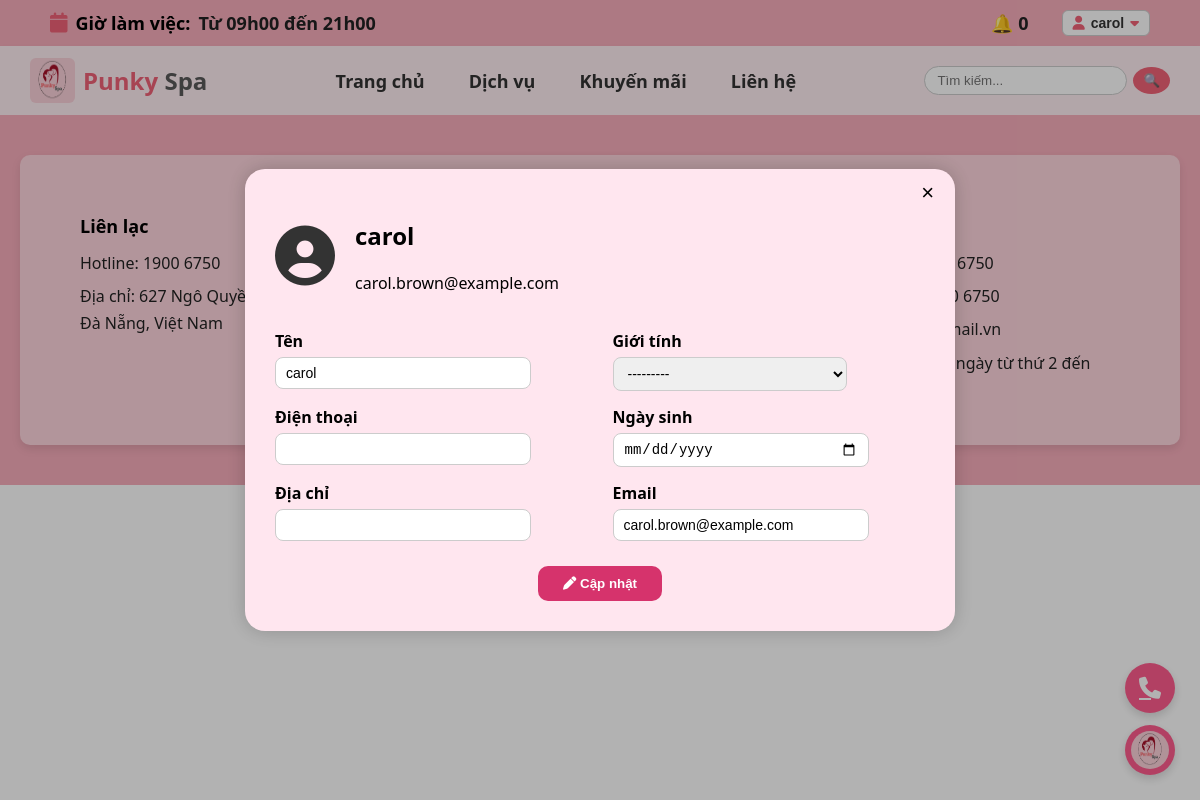
Screenshot of /thongtintaikhoan/ (signed in) with the database file from the repository.
### TK/models.py (models this page shows, shortened)
class KhachHang(models.Model):
    user = models.OneToOneField(User, on_delete=models.CASCADE, null=True, blank=True)
    ho_ten = models.CharField(max_length=100, blank=True)
    so_dien_thoai = models.CharField(max_length=15)
    dia_chi = models.CharField(max_length=255)
    gioi_tinh = models.CharField(max_length=1, choices=[('M', 'Nam'), ('F', 'Nữ')])
    ngay_sinh = models.DateField(null=True, blank=True)
    email = models.EmailField(max_length=255, blank=True)
    ngay_tham_gia = models.DateField(auto_now_add=True)

### TK/views.py (the view)
# urls.py: path('thongtintaikhoan/', views.thongtintaikhoan, name='thongtintaikhoan'),
@login_required
def thongtintaikhoan(request):
    khach, created = KhachHang.objects.get_or_create(user=request.user)
    if not khach.ho_ten:
        khach.ho_ten = request.user.username
        khach.save()
    if not khach.email:
        khach.email = request.user.email
        khach.save()
    if request.method == 'POST':
        form = KhachHangForm(request.POST, instance=khach)
        if form.is_valid():
            kh = form.save(commit=False)
            request.user.email = kh.email
            request.user.save()
            kh.save()
            messages.success(request, "Thông tin đã được cập nhật thành công!")
            return redirect('thongtintaikhoan')
    else:
        form = KhachHangForm(instance=khach)
    return render(request, 'TK/thongtintaikhoan.html', {
        'form': form,
        'user': request.user,
    })

### TK/forms.py
class KhachHangForm(forms.ModelForm):
    class Meta:
        model = KhachHang
        fields = ['ho_ten', 'gioi_tinh', 'so_dien_thoai', 'ngay_sinh', 'dia_chi', 'email']
        widgets = {
            'ngay_sinh': forms.DateInput(attrs={'type': 'date'}),
        }

### TB/context_processors.py (called while the page is built)
def thong_bao_moi(request):
    if request.user.is_authenticated:
        thong_baos = ThongBao.objects.filter(
            nguoi_nhan=request.user
        ).order_by('-ngay_tao')[:5]
        so_thong_bao_chua_doc = ThongBao.objects.filter(
            nguoi_nhan=request.user, da_doc=False
        ).count()
        return {
            'thong_baos_moi': thong_baos,
            'so_thong_bao_chua_doc': so_thong_bao_chua_doc
        }
    return {}

### TK/templates/TK/thongtintaikhoan.html (shortened to what this page needs)
{% extends 'trangchu/index.html' %}
{% load static %}
{% block content %}
<div class="profile-overlay">
  <div class="profile-box">
    <button class="close-btn" onclick="window.location.href='/'">&times;</button>
    <div class="profile-header">
      <div class="avatar"><i class="fa fa-user-circle"></i></div>
      <div>
        <h2>{{ user.username }}</h2>
        <p>{{ user.email }}</p>
      </div>
    </div>
    <form method="POST" action="">
      <div class="profile-content">
        <div class="row">
          <div class="col">
            <label>Tên</label>
            {{ form.ho_ten }}
          </div>
          <div class="col">
            <label>Giới tính</label>
            {{ form.gioi_tinh }}
          </div>
        </div>
        <div class="row">
          <div class="col">
            <label>Điện thoại</label>
            {{ form.so_dien_thoai }}
          </div>
          <div class="col">
            <label>Ngày sinh</label>
            {{ form.ngay_sinh }}
          </div>
        </div>
        <div class="row">
          <div class="col">
            <label>Địa chỉ</label>
            {{ form.dia_chi }}
          </div>
          <div class="col">
            <label>Email</label>
             {{ form.email }}
          </div>
        </div>
        <div class="update-container">
          <button type="submit" class="update-btn">
            <i class="fa fa-pen"></i> Cập nhật
          </button>
        </div>
      </div>
    </form>
  </div>
</div>
<link rel="stylesheet" href="{% static 'TK/profile.css' %}">
{% endblock %}

### templates/base.html (shortened to what this page needs)
<!DOCTYPE html>
{% load static %}
<html lang="vi">
<head>
  <link rel="stylesheet" href="{% static 'trangchu/style.css' %}">
  <link rel="stylesheet" href="https://cdnjs.cloudflare.com/ajax/libs/font-awesome/6.5.0/css/all.min.css">
</head>
<body>
  <div class="paw-fall"></div>
  <div class="topbar">
    <div class="topbar-left">
      <i class="fa fa-calendar"></i>
      <strong>Giờ làm việc:</strong> Từ 09h00 đến 21h00
    </div>
    <div class="right">
      {% if user.is_authenticated %}
        <div class="notify-box">
          <span class="notify-icon">🔔</span>
          <span class="badge">{{ so_thong_bao_chua_doc }}</span>
        </div>
        <div class="user-menu">
          <button class="user-btn">
            <i class="fa fa-user"></i> {{ user.username }}
            <i class="fa fa-caret-down"></i>
          </button>
        </div>
      {% endif %}
    </div>
  </div>
  <header class="navbar">
    <div class="logo">
      <img src="{% static 'trangchu/logo.png' %}" alt="Logo Punky Spa">
      <h1><span class="pink">Punky</span> Spa</h1>
    </div>
    <nav>
      <a href="{% url 'home' %}" class="{% if request.resolver_match.url_name == 'home' %}active{% endif %}">Trang chủ</a>
      <a href="{% url 'danh_sach_dich_vu' %}" class="{% if request.resolver_match.url_name == 'danh_sach_dich_vu' %}active{% endif %}">Dịch vụ</a>
      <a href="{% url 'TB:danh_sach_khuyen_mai' %}" class="{% if request.resolver_match.url_name == 'danh_sach_khuyen_mai' %}active{% endif %}">Khuyến mãi</a>
      <a href="{% url 'lien_he' %}" class="{% if request.resolver_match.url_name == 'lien_he' %}active{% endif %}">Liên hệ</a>
    </nav>
    <form class="search" method="get" action="{% url 'danh_sach_dich_vu' %}">
      <input type="text" name="q" placeholder="Tìm kiếm..." value="{{ request.GET.q }}">
      <button type="submit">🔍</button>
    </form>
  </header>
  {% block content %}{% endblock %}
  <footer class="footer">
    <div class="footer-container">
      <div class="footer-column">
        <h4>Liên lạc</h4>
        <p>Hotline: 1900 6750</p>
        <p>Địa chỉ: 627 Ngô Quyền, An Hải Bắc,<br>Đà Nẵng, Việt Nam</p>
      </div>
      <div class="footer-column">
        <h4>Chính sách</h4>
        <p>Chính sách bảo mật</p>
        <p>Quy định sử dụng</p>
      </div>
      <div class="footer-column">
        <h4>Tổng đài hỗ trợ</h4>
        <p>Tư vấn dịch vụ: 1800 6750</p>
        <p>Hỗ trợ sử dụng: 1900 6750</p>
        <p>Email: punkyspa@gmail.vn</p>
        <p>Từ 7h00 – 21h00 các ngày từ thứ 2 đến Chủ nhật.</p>
      </div>
    </div>
  </footer>
  <div class="floating-icons">
    <a href="tel:19006750" class="phone-icon" title="Gọi ngay Punky Spa"><i class="fa fa-phone"></i></a>
    <div class="chat-icon" id="chatToggle">
      <img src="{% static 'trangchu/logo.png' %}" alt="Chat Punky Spa">
    </div>
  </div>
</body>
</html>

### trangchu/static/trangchu/style.css (style rules this page uses)
body { font-family: 'Segoe UI', sans-serif; margin: 0; padding: 0; background-color: #fff; }
.topbar { background-color: #f8aebc; color: #222; display: flex; justify-content: space-between; align-items: center; padding: 10px 50px; font-size: 18px; font-weight: 600; }
.topbar-left { display: flex; align-items: center; gap: 8px; }
.topbar-left i { color: #333; font-size: 20px; }
.topbar-left strong { font-weight: 700; color: #000; font-size: 18px; }
.notify-icon { font-size: 22px; cursor: pointer; color: #a01940; }
header.navbar { background-color: #ffeef2; display: flex; align-items: center; justify-content: space-between; padding: 12px 30px; box-shadow: 0 2px 5px rgba(0, 0, 0, 0.05); }
.logo { display: flex; align-items: center; }
.logo img { width: 45px; height: 45px; border-radius: 6px; margin-right: 8px; }
.logo h1 { font-size: 24px; color: #5a5a5a; margin: 0; }
.logo .pink { color: #f06277; font-weight: bold; }
nav a { margin: 0 20px; text-decoration: none; font-weight: 700; color: #333; font-size: 18px; transition: color 0.2s, transform 0.2s; }
.search { display: flex; align-items: center; }
.search input { border: 1px solid #ccc; border-radius: 20px; padding: 6px 12px; outline: none; }
.search button { background-color: #f06277; color: #fff; border: none; padding: 6px 10px; border-radius: 50%; margin-left: 6px; cursor: pointer; }
.footer { background-color: #f8aebc; padding: 40px 0; display: flex; justify-content: center; align-items: center; }
.footer-container { background-color: #ffd6de; width: 90%; max-width: 1100px; display: flex; justify-content: space-between; flex-wrap: wrap; padding: 25px 40px; border-radius: 10px; box-shadow: 0 4px 10px rgba(0,0,0,0.1); }
.footer-column { flex: 1; min-width: 250px; margin: 10px 20px; }
.footer-column h4 { font-size: 18px; font-weight: 700; margin-bottom: 12px; color: #000; }
.footer-column p { margin: 6px 0; color: #222; line-height: 1.7; font-size: 16px; }
.topbar .right { display: flex; align-items: center; gap: 18px; justify-content: flex-end; }
.user-menu { position: relative; }
.user-btn { background: #fff; border: 1px solid #ccc; border-radius: 6px; color: #333; font-weight: 600; font-size: 14px; cursor: pointer; display: flex; align-items: center; gap: 6px; padding: 4px 10px; transition: all 0.3s ease; }
.dropdown-menu a i, .topbar i { vertical-align: middle; }
.topbar .fa, .dropdown-menu .fa { color: #f06277; }
.notify-box { position: relative; display: inline-block; margin-right: 15px; }
.notify-icon { font-size: 18px; cursor: pointer; color: #a01940; }
.floating-icons { position: fixed; bottom: 25px; right: 25px; display: flex; flex-direction: column; align-items: flex-end; gap: 12px; z-index: 999; }
.phone-icon, .chat-icon { width: 50px; height: 50px; border-radius: 50%; background-color: #ff5c8d; display: flex; justify-content: center; align-items: center; color: #fff; font-size: 22px; box-shadow: 0 4px 10px rgba(0,0,0,0.15); transition: transform 0.3s; }
.chat-icon img { width: 38px; height: 38px; border-radius: 50%; }
.paw-fall { position: fixed; top: 0; left: 0; width: 100%; height: 100%; pointer-events: none; overflow: hidden; z-index: 9999; }

### TK/static/TK/profile.css (style rules this page uses)
.profile-overlay { background: rgba(0, 0, 0, 0.3); position: fixed; inset: 0; display: flex; justify-content: center; align-items: center; z-index: 1000; }
.profile-box { background: #ffe6ef; border-radius: 20px; padding: 30px; width: 650px; position: relative; box-shadow: 0 0 20px rgba(0,0,0,0.2); }
.close-btn { position: absolute; top: 10px; right: 15px; background: transparent; border: none; font-size: 22px; cursor: pointer; }
.profile-header { display: flex; align-items: center; gap: 20px; margin-bottom: 20px; }
.avatar { font-size: 60px; color: #333; }
.profile-content label { display: block; font-weight: bold; margin-bottom: 5px; }
.profile-content input, .profile-content select { width: 75%; padding: 7px 10px; border-radius: 8px; border: 1px solid #ccc; font-size: 14px; }
.row { display: flex; justify-content: space-between; gap: 25px; margin-bottom: 15px; }
.col { flex: 1; display: flex; flex-direction: column; }
.update-btn { background: #d6336c; color: #fff; border: none; border-radius: 10px; padding: 10px 25px; font-weight: bold; cursor: pointer; display: block; margin: 25px auto 0 auto; }

### rows the page displays
KhachHang: ho_ten "carol", gioi_tinh "---------", email "carol.brown@example.com"

### other values shown
{{ so_thong_bao_chua_doc }} "0"
{{ user.username }} "carol"
{{ user.email }} "carol.brown@example.com"
